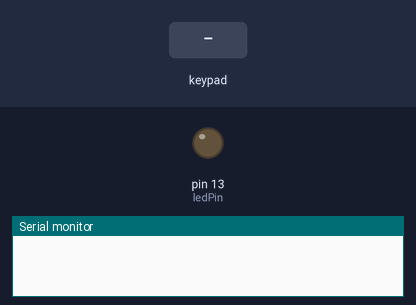
Recording of a sketch running on a simulated Arduino Uno, built with avr-gcc and run on an emulated ATmega328P. Parts: output pins drawn as LEDs (lit = HIGH), the last lines printed to the serial monitor. The test bench sets the inputs (shaded band).

Above: at 1.2 s.
1.3 s: key '1' pressed
At 1.8 s:
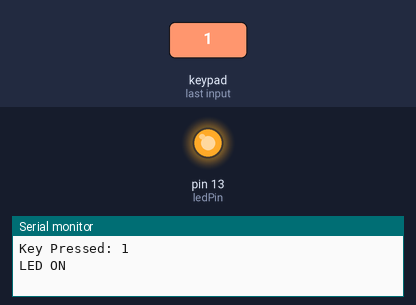
2.8 s: keypad keys 9 8 7 6 # pressed 0.4 s apart
6.3 s: key 'A' pressed
7.8 s: keypad keys 9 8 7 6 * pressed 0.4 s apart
11.3 s: key 'B' pressed
12.8 s: keypad keys 9 8 7 6 D pressed 0.4 s apart
Timing chart, 0 to 15.8 s (numbered marks = the images above; inputs shaded):
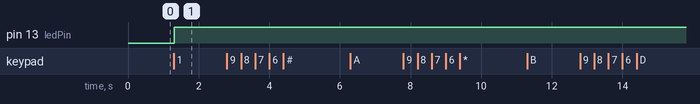

Measured:
- after the input at 1.3 s, pin 13 (ledPin): LOW → HIGH at once

The sketch:

R61._Keypad-Controlled_LED.ino
```cpp
/*
Components used:
- Arduino Board
- Sensor Shield
- 4x4 Keypad
- LED
- Jumper Wires
*/

#include <Keypad.h>

// Define keypad rows and columns
const byte ROWS = 4;
const byte COLS = 4;

// Define the key layout
char keys[ROWS][COLS] = {
  {'1', '2', '3', 'A'},
  {'4', '5', '6', 'B'},
  {'7', '8', '9', 'C'},
  {'*', '0', '#', 'D'}
};

// Define keypad row and column pins (connected to sensor shield)
byte rowPins[ROWS] = {9, 8, 7, 6};
byte colPins[COLS] = {5, 4, 3, 2};

// Initialize the Keypad
Keypad keypad = Keypad(makeKeymap(keys), rowPins, colPins, ROWS, COLS);

int ledPin = 13; // LED connected to pin 13

void setup() {
  pinMode(ledPin, OUTPUT);  // Set LED pin as output
  Serial.begin(9600);       // Initialize serial communication
}

void loop() {
  char key = keypad.getKey(); // Read key press

  if (key) {
    Serial.print("Key Pressed: ");
    Serial.println(key);

    // Turn LED ON if '1' is pressed
    if (key == '1') {
      digitalWrite(ledPin, HIGH);
      Serial.println("LED ON");
    }
    // Turn LED OFF if '0' is pressed
    else if (key == '0') {
      digitalWrite(ledPin, LOW);
      Serial.println("LED OFF");
    }
  }
}
```
